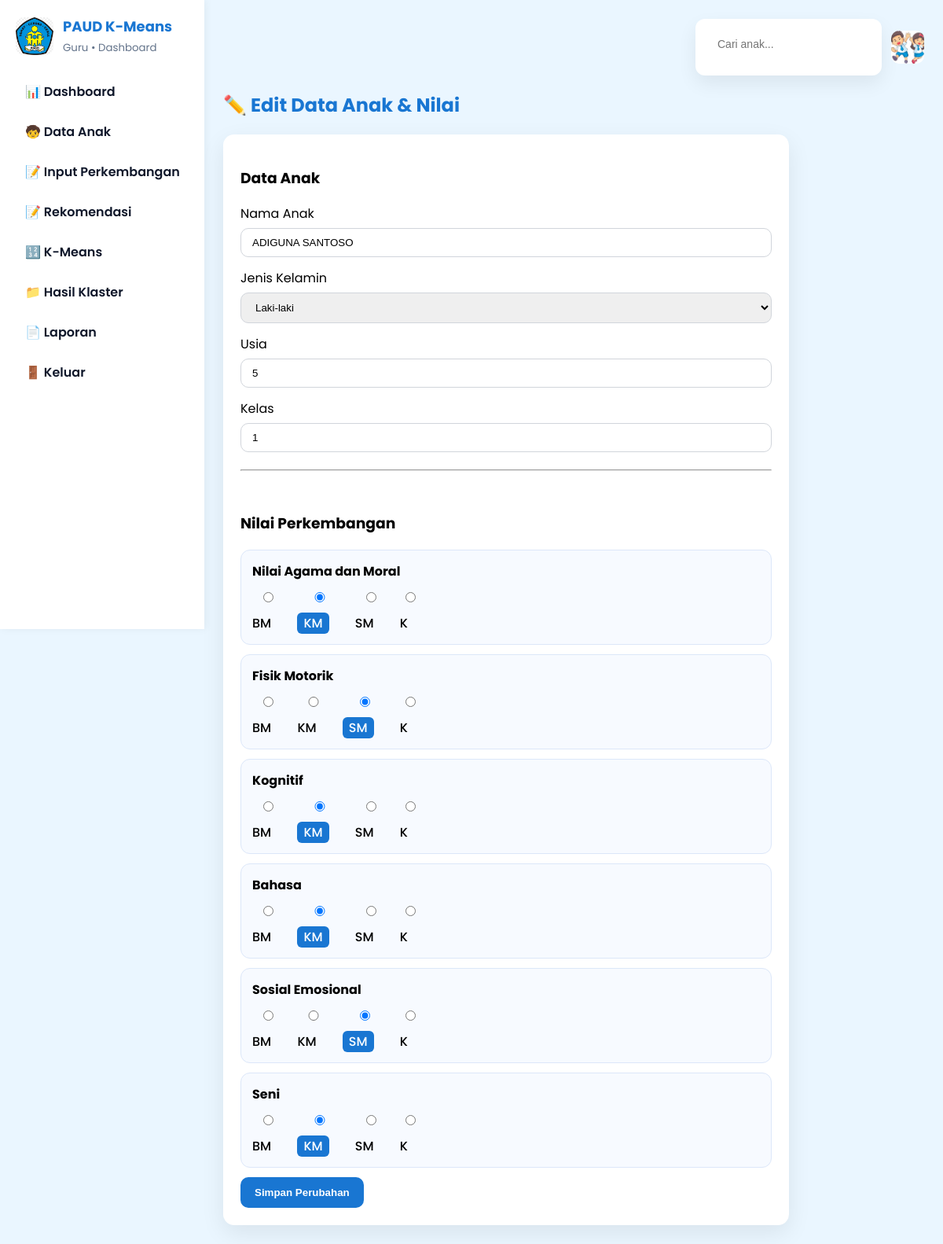
/edit_anak.php?id=13, run on the app's committed database.
### tables this page shows
CREATE TABLE `anak` (
  `id_anak` int(11) NOT NULL,
  `nama_anak` varchar(100) DEFAULT NULL,
  `jenis_kelamin` enum('L','P') DEFAULT NULL,
  `usia` int(11) DEFAULT NULL,
  `kelas` varchar(10) DEFAULT NULL,
  `created_at` timestamp NOT NULL DEFAULT current_timestamp()
);

CREATE TABLE `aspek_perkembangan` (
  `id_aspek` int(11) NOT NULL,
  `nama_aspek` varchar(100) DEFAULT NULL
);

### edit_anak.php (the view, shortened to what this page needs)
<?php
include "config.php";
$id = $_GET['id'];
$d = mysqli_fetch_assoc(
    mysqli_query($conn,"SELECT * FROM anak WHERE id_anak=$id")
);
$nilai = [];
$res = mysqli_query($conn,"
    SELECT id_aspek, nilai
    FROM nilai_perkembangan
    WHERE id_anak=$id
");
while($r = mysqli_fetch_assoc($res)){
    $nilai[$r['id_aspek']] = $r['nilai'];
}
?>
<!DOCTYPE html>
<html lang="id">
<head>
</head>
<body>
<?php include "sidebar.php"; ?>
<div class="main">
<?php include "topbar.php"; ?>
<h2 style="color:#1976D2">✏️ Edit Data Anak & Nilai</h2>
<form method="POST" class="form-box">
<h3>Data Anak</h3>
<label>Nama Anak</label>
<input type="text" name="nama" value="<?= $d['nama_anak'] ?>" required>
<label>Jenis Kelamin</label>
<select name="jk">
    <option value="L" <?= $d['jenis_kelamin']=='L'?'selected':'' ?>>Laki-laki</option>
</select>
<label>Usia</label>
<input type="number" name="usia" value="<?= $d['usia'] ?>">
<label>Kelas</label>
<input type="text" name="kelas" value="<?= $d['kelas'] ?>">
<hr><br>
<h3>Nilai Perkembangan</h3>
<?php
$aspek = mysqli_query($conn,"SELECT * FROM aspek_perkembangan ORDER BY id_aspek");
while($ap = mysqli_fetch_assoc($aspek)){
    $v = $nilai[$ap['id_aspek']] ?? '';
?>
<div class="aspek-box">
<b><?= $ap['nama_aspek'] ?></b>
<div class="radio-group">
<?php
foreach(['BM','KM','SM','K'] as $opt){
    $ck = ($v==$opt)?'checked':'';
    echo "
    <label>
        <input type='radio' name='nilai[{$ap['id_aspek']}]' value='$opt' $ck required>
        <span>$opt</span>
    </label>";
}
?>
</div>
</div>
<?php } ?>
<button type="submit" name="update" class="btn">Simpan Perubahan</button>
</form>
</div>
</body>
</html>

### data on the page
anak: nama "ADIGUNA SANTOSO", jk "Laki-laki", usia "5", kelas "1"
aspek_perkembangan: nama_aspek "Nilai Agama dan Moral", opt "BM", opt "KM", opt "SM", opt "K"
aspek_perkembangan: nama_aspek "Fisik Motorik", opt "BM", opt "KM", opt "SM", opt "K"
aspek_perkembangan: nama_aspek "Kognitif", opt "BM", opt "KM", opt "SM", opt "K"
aspek_perkembangan: nama_aspek "Bahasa", opt "BM", opt "KM", opt "SM", opt "K"
aspek_perkembangan: nama_aspek "Sosial Emosional", opt "BM", opt "KM", opt "SM", opt "K"
aspek_perkembangan: nama_aspek "Seni", opt "BM", opt "KM", opt "SM", opt "K"
